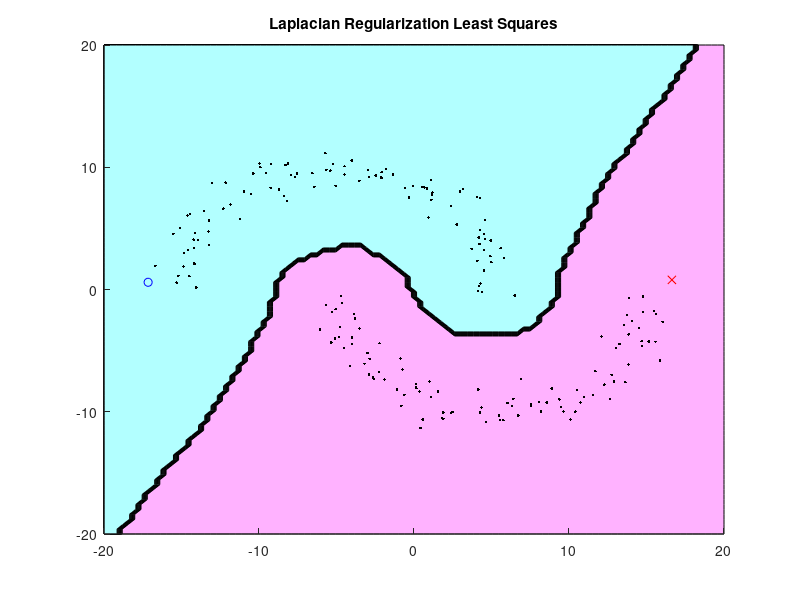
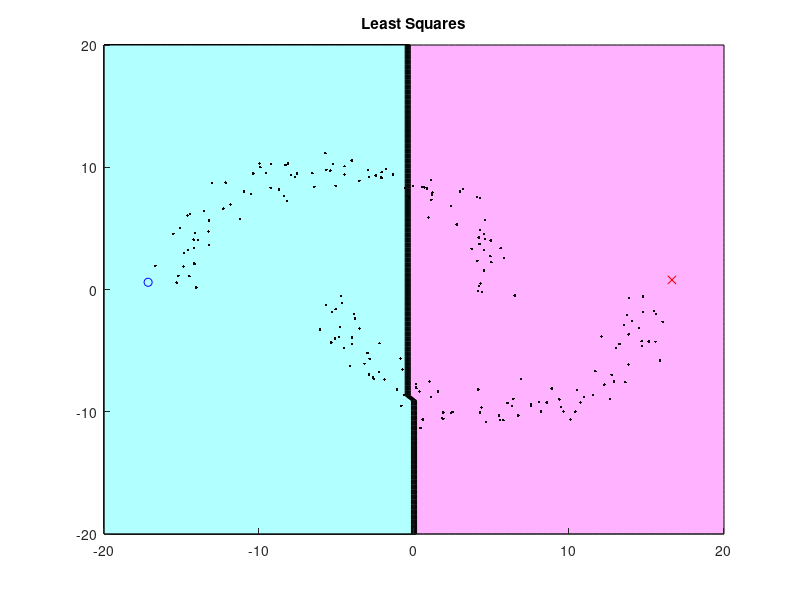

These charts were generated, in order, by the following MATLAB code:
%% Example 16.1 Laplacian Regularization Least Squares
%
% * *Result in book* : Figure 16.3
% * *Code in book* : Figure 16.4
% * *Output* : |eg16_1_A.png, eg16_1_B.png|
% * *Usage* : |eg16_1(), eg16_1(200)|
%
%% Source Code
function eg16_1(n)
    % init
    rng(0, 'v5uniform'); rng(0, 'v5normal');
    % recommended, use it in future instead of
    % rand('state', 0); randn('state', 0);
    if nargin < 1
        n = 200;
    end
    a = linspace(0, pi, n / 2);
    u = -10 * [cos(a) + 0.5, cos(a) - 0.5]' + randn(n, 1);
    v = 10 * [sin(a), -sin(a)]' + randn(n, 1);
    x = [u v]; y = zeros(n, 1); y(1) = 1; y(n) = -1;
    x2 = sum(x .^ 2, 2); hh = 2 * 1 ^ 2;
    m = 100; X = linspace(-20, 20, m)'; X2 = X .^ 2;
    U = exp(-(repmat(u .^ 2, 1, m) + repmat(X2', n, 1) - 2 * u * X') / hh);
    V = exp(-(repmat(v .^ 2, 1, m) + repmat(X2', n, 1) - 2 * v * X') / hh);

    figure('Name', 'Laplacian Regularization Least Squares'); clf;
    k = exp(-(repmat(x2, 1, n) + repmat(x2', n, 1) - 2 * (x * x')) / hh);
    w = k;
    t = (k ^ 2 + 1 * eye(n) + 10 * k * (diag(sum(w)) - w) * k) \ (k * y);
    hold on; axis([-20 20 -20 20]);
    title('Laplacian Regularization Least Squares');
    colormap([1 0.7 1; 0.7 1 1]);
    contourf(X, X, sign(V' * (U .* repmat(t, 1, m))));
    plot(x(y == 1, 1), x(y == 1, 2 ), 'bo');
    plot(x(y == -1, 1), x(y == -1, 2), 'rx');
    plot(x(y == 0, 1), x(y == 0, 2), 'k.');
    saveas(gcf, 'eg16_1_A', 'png');

    figure('Name', 'Least Squares'); clf;
    [XX, YY] = meshgrid(X, X);
    DDP = (XX - x(1, 1)) .^ 2 + (YY - x(1, 2)) .^ 2;
    DDN = (XX - x(n, 1)) .^ 2 + (YY - x(n, 2)) .^ 2;
    DD = sign(DDN - DDP);
    hold on; axis([-20 20 -20 20]);
    title('Least Squares');
    colormap([1 0.7 1; 0.7 1 1]);
    contourf(X, X, DD);
    plot(x(y == 1, 1), x(y == 1, 2 ), 'bo');
    plot(x(y == -1, 1), x(y == -1, 2), 'rx');
    plot(x(y == 0, 1), x(y == 0, 2), 'k.');
    saveas(gcf, 'eg16_1_B', 'png');
end